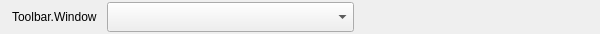
<?xml version="1.0" encoding="UTF-8"?>
<ui version="4.0">
 <class>AFQWindowSourceToolbar</class>
 <widget class="QWidget" name="AFQWindowSourceToolbar">
  <property name="geometry">
   <rect>
    <x>0</x>
    <y>0</y>
    <width>600</width>
    <height>34</height>
   </rect>
  </property>
  <property name="sizePolicy">
   <sizepolicy hsizetype="Preferred" vsizetype="Preferred">
    <horstretch>0</horstretch>
    <verstretch>0</verstretch>
   </sizepolicy>
  </property>
  <property name="minimumSize">
   <size>
    <width>0</width>
    <height>34</height>
   </size>
  </property>
  <property name="maximumSize">
   <size>
    <width>16777215</width>
    <height>34</height>
   </size>
  </property>
  <property name="windowTitle">
   <string>Form</string>
  </property>
  <layout class="QHBoxLayout" name="horizontalLayout_2">
   <property name="spacing">
    <number>10</number>
   </property>
   <property name="leftMargin">
    <number>12</number>
   </property>
   <property name="topMargin">
    <number>0</number>
   </property>
   <property name="rightMargin">
    <number>0</number>
   </property>
   <property name="bottomMargin">
    <number>0</number>
   </property>
   <item>
    <widget class="QLabel" name="label_Window">
     <property name="sizePolicy">
      <sizepolicy hsizetype="Minimum" vsizetype="Preferred">
       <horstretch>0</horstretch>
       <verstretch>0</verstretch>
      </sizepolicy>
     </property>
     <property name="minimumSize">
      <size>
       <width>0</width>
       <height>30</height>
      </size>
     </property>
     <property name="maximumSize">
      <size>
       <width>16777215</width>
       <height>30</height>
      </size>
     </property>
     <property name="text">
      <string>Toolbar.Window</string>
     </property>
    </widget>
   </item>
   <item>
    <widget class="QComboBox" name="comboBox_Window">
     <property name="sizePolicy">
      <sizepolicy hsizetype="Expanding" vsizetype="Fixed">
       <horstretch>0</horstretch>
       <verstretch>0</verstretch>
      </sizepolicy>
     </property>
     <property name="minimumSize">
      <size>
       <width>0</width>
       <height>30</height>
      </size>
     </property>
     <property name="maximumSize">
      <size>
       <width>600</width>
       <height>30</height>
      </size>
     </property>
    </widget>
   </item>
   <item>
    <spacer name="horizontalSpacer">
     <property name="orientation">
      <enum>Qt::Horizontal</enum>
     </property>
     <property name="sizeType">
      <enum>QSizePolicy::Expanding</enum>
     </property>
     <property name="sizeHint" stdset="0">
      <size>
       <width>40</width>
       <height>20</height>
      </size>
     </property>
    </spacer>
   </item>
  </layout>
 </widget>
 <resources/>
 <connections/>
</ui>
